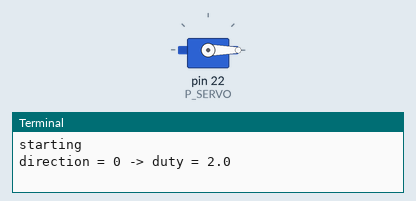
Recording of a program running on a simulated Raspberry Pi (header pin numbers). On the bench: servo, the last lines printed to the terminal. Servo angles are drawn from the pulse width (0.5 ms = 0°, 2.5 ms = 180°). At 20.0 s the program stops and its outputs stay as they are.

Above: at 0.1 s.
At 4.1 s:
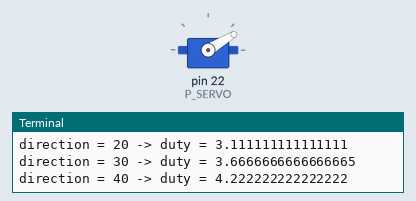
At 9.1 s:
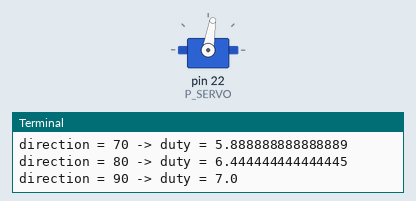
At 18.1 s:
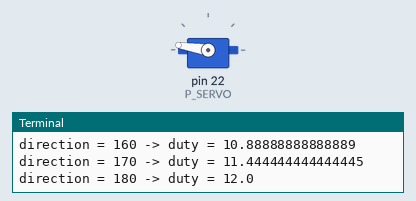
Timing chart, 0 to 20.5 s (numbered marks = the images above):
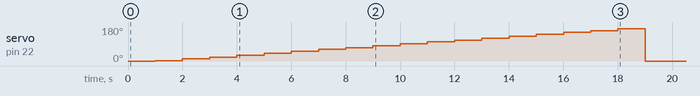

The program:

Servo1.py
```python
# Servo1.py

import RPi.GPIO as GPIO
import time

P_SERVO = 22 # adapt to your wiring
fPWM = 50  # Hz (not higher with software PWM)
a = 10
b = 2

def setup():
    global pwm
    GPIO.setmode(GPIO.BOARD)
    GPIO.setup(P_SERVO, GPIO.OUT)
    pwm = GPIO.PWM(P_SERVO, fPWM)
    pwm.start(0)

def setDirection(direction):
    duty = a / 180 * direction + b
    pwm.ChangeDutyCycle(duty)
    print("direction =", direction, "-> duty =", duty)
    time.sleep(1) # allow to settle

print("starting")
setup()
for direction in range(0, 181, 10):
    setDirection(direction)
direction = 0
setDirection(0)
GPIO.cleanup()
print("done")
```

Measured:
- by itself, servo on pin 22 (P_SERVO): rises from 0° to 171° in 17.0 s, then falls to 0° in 1.0 s
